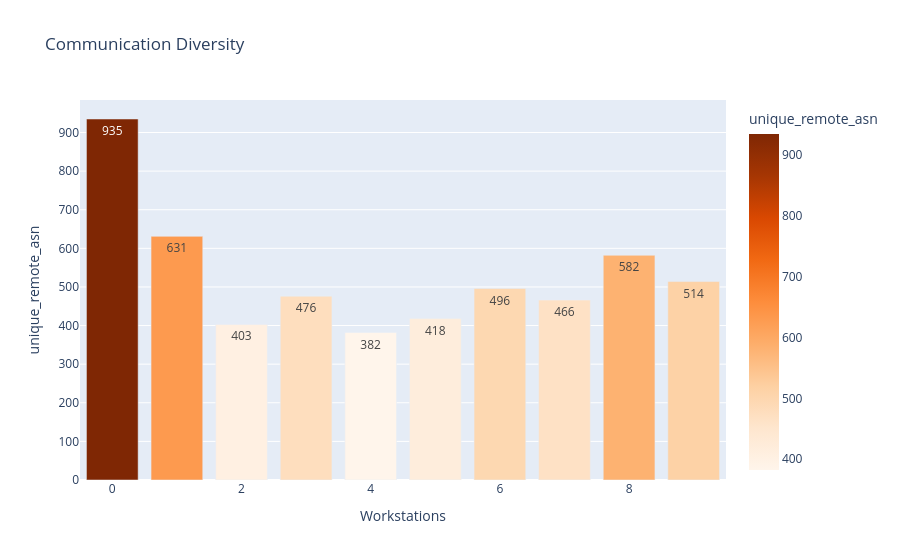
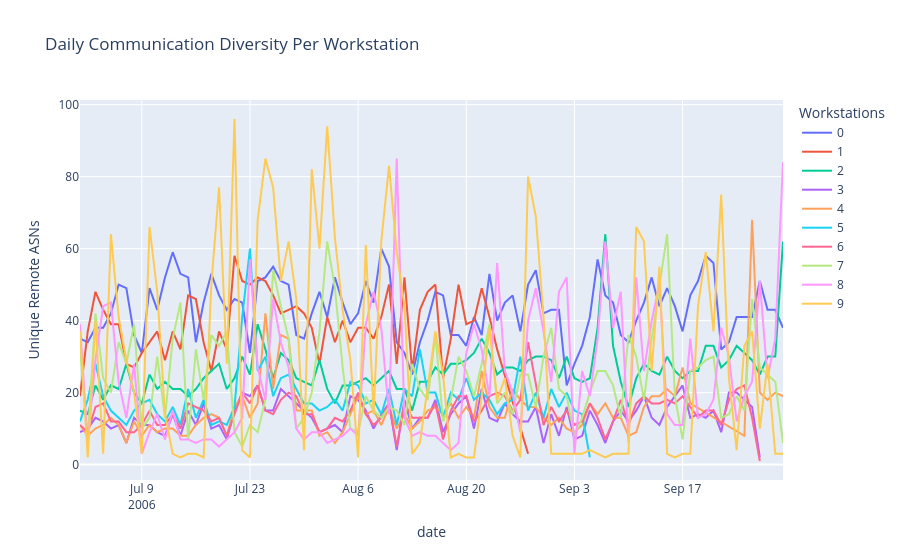

Notebook code for these charts, in order:
### Markdown cell above
### Insights
Our baseline analysis shows that 99% of normal daily network traffic across our workstations stays below 936 flows. We have isolated exactly 9 days that breached this threshold. We need to cross-reference these 9 specific dates with firewall logs to check for data exfiltration or active scanning attempts

### Code cell
asn_diversity = (df.groupby('l_ipn')['r_asn'].nunique().reset_index())

asn_diversity.columns = ['l_ipn', 'unique_remote_asn']

fig = px.bar(asn_diversity,x='l_ipn',y='unique_remote_asn',text='unique_remote_asn',labels={'r_asn': 'Unique Remote ASNs','l_ipn':'Workstations'},title='Communication Diversity',color = 'unique_remote_asn',color_continuous_scale='Oranges')

fig.show()

daily_asn_diversity = (df.groupby(['date', 'l_ipn'])['r_asn'].nunique().reset_index())
fig2 = px.line(daily_asn_diversity,x='date',y='r_asn',color='l_ipn',labels={'r_asn': 'Unique Remote ASNs','l_ipn':'Workstations'},title='Daily Communication Diversity Per Workstation')
fig2.show()
